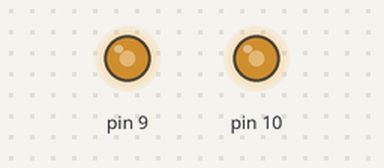
The sketch below on a simulated Arduino Uno, built with avr-gcc and run on an emulated ATmega328P. Shown: output pins drawn as LEDs (lit = HIGH).

Above: at 0.15 s.
Timing chart, 0 to 1.6 s (numbered marks = the images above):
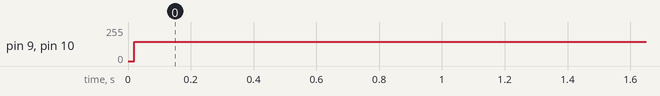

The sketch:

SPWM_SINEWAVE_FOR_HBRIDGE.ino
```cpp
int i = 0;

const uint8_t sineTable[38] = {
  146, 166, 184, 201, 216, 229, 240, 247,
  252, 254, 252, 247, 240, 229, 216, 201,
  184, 166, 146, 146, 166, 184, 201, 216,
  229, 240, 247, 252, 254, 252, 247, 240,
  229, 216, 201, 184, 166, 146};

void setup() {

  pinMode(9, OUTPUT);
  pinMode(10, OUTPUT);

  TCCR1A = 0;
  TCCR1B = 0;

  TCCR1A |= _BV(WGM11);
  TCCR1B |= _BV(WGM13) | _BV(WGM12);

  TCCR1A |= _BV(COM1A1) | _BV(COM1B1);

  ICR1 = 255;

  TCCR1B |= _BV(CS10);

}

void loop() {

if(i==20){
  delayMicroseconds(100);
}

    if (i>19) {
       OCR1A = sineTable[i];
      i = i + 1;
      if (i>37) {
      i = 0;
      delayMicroseconds(100);
      }
    }
    else {
      OCR1B = sineTable[i];
          i = i + 1;
    }

delayMicroseconds(515); // 495 for 50Hz

}
```

Measured:
- by itself, pin 9: 0/255 → 146/255 at 0.02 s
- by itself, pin 10: 0/255 → 146/255 at 0.01 s
